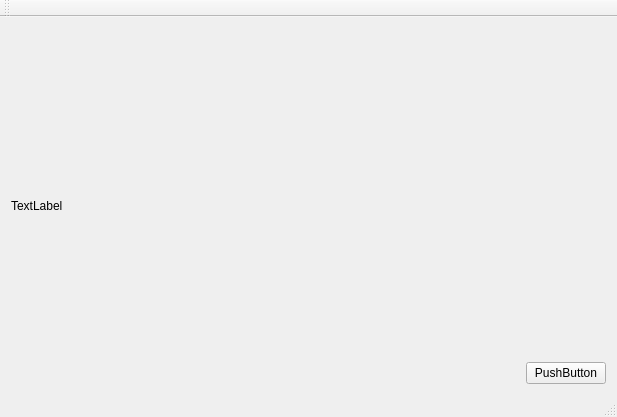
<?xml version="1.0" encoding="UTF-8"?>
<ui version="4.0">
 <class>MainWindow</class>
 <widget class="QMainWindow" name="MainWindow">
  <property name="geometry">
   <rect>
    <x>0</x>
    <y>0</y>
    <width>617</width>
    <height>417</height>
   </rect>
  </property>
  <property name="windowTitle">
   <string>MainWindow</string>
  </property>
  <widget class="QWidget" name="centralWidget">
   <layout class="QGridLayout" name="gridLayout_2">
    <item row="0" column="2">
     <layout class="QVBoxLayout" name="verticalLayout">
      <item>
       <spacer name="verticalSpacer">
        <property name="orientation">
         <enum>Qt::Vertical</enum>
        </property>
        <property name="sizeHint" stdset="0">
         <size>
          <width>20</width>
          <height>40</height>
         </size>
        </property>
       </spacer>
      </item>
      <item>
       <widget class="QPushButton" name="pushButton">
        <property name="text">
         <string>PushButton</string>
        </property>
       </widget>
      </item>
     </layout>
    </item>
    <item row="0" column="0">
     <layout class="QGridLayout" name="gridLayout">
      <item row="0" column="0">
       <widget class="QLabel" name="label">
        <property name="text">
         <string>TextLabel</string>
        </property>
       </widget>
      </item>
     </layout>
    </item>
    <item row="0" column="1">
     <spacer name="horizontalSpacer">
      <property name="orientation">
       <enum>Qt::Horizontal</enum>
      </property>
      <property name="sizeHint" stdset="0">
       <size>
        <width>40</width>
        <height>20</height>
       </size>
      </property>
     </spacer>
    </item>
   </layout>
  </widget>
  <widget class="QMenuBar" name="menuBar">
   <property name="geometry">
    <rect>
     <x>0</x>
     <y>0</y>
     <width>617</width>
     <height>20</height>
    </rect>
   </property>
  </widget>
  <widget class="QToolBar" name="mainToolBar">
   <attribute name="toolBarArea">
    <enum>TopToolBarArea</enum>
   </attribute>
   <attribute name="toolBarBreak">
    <bool>false</bool>
   </attribute>
  </widget>
  <widget class="QStatusBar" name="statusBar"/>
 </widget>
 <layoutdefault spacing="6" margin="11"/>
 <resources/>
 <connections/>
</ui>
